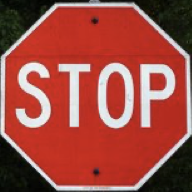
#> input picture template.png, 192 x 192 px
$ python eval_template.py
#> lines starting #> are read from the running program, lines starting #| are printed output that depends on the picture
import os
import cv2
import json
import numpy as np
import xml.etree.ElementTree as ET
from sklearn.metrics import precision_score, recall_score, f1_score

IMAGE_DIR = "images"
ANNOTATION_DIR = "annotations"

if not os.path.exists("results"):
    os.makedirs("results")

template = cv2.imread("template.png",0)
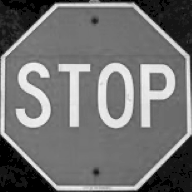
#> template: shape (192, 192); min 0, max 246, mean 114.1
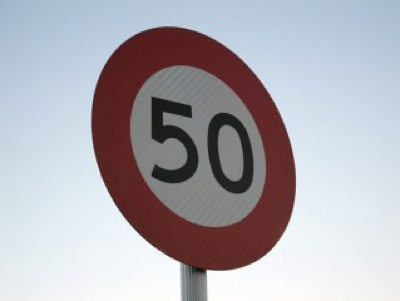
#> input picture images/road103.png, 400 x 301 px
#> in evaluate_template, img is the input picture: shape (301, 400, 3); mean B, G, R 180.3, 173.6, 175.7

def get_label(xml_path):

    tree = ET.parse(xml_path)
    root = tree.getroot()

    for obj in root.findall("object"):
        if obj.find("name").text.lower() == "stop":
            return 1

    return 0


def gaussian_pyramid_template_match(image, template, threshold):
#> called with threshold = 0.4
    gray = cv2.cvtColor(image, cv2.COLOR_BGR2GRAY)
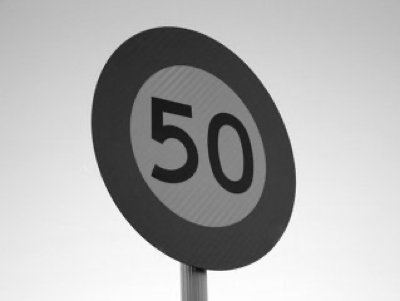
#> gray: shape (301, 400); min 15, max 255, mean 175.1
    best_score = 0

    current_template = template.copy()

    while current_template.shape[0] > 10 and current_template.shape[1] > 10:

        if current_template.shape[0] > gray.shape[0] or current_template.shape[1] > gray.shape[1]:
            break

        result = cv2.matchTemplate(gray, current_template, cv2.TM_CCOEFF_NORMED)
        _, max_val, _, _ = cv2.minMaxLoc(result)

        best_score = max(best_score, max_val)

        if best_score > threshold:
            return True

        current_template = cv2.pyrDown(current_template)
#> this loop made 3 passes
#> (max_val, best_score) on passes 1 to 3: (0.0428, 0.0428), (0.388, 0.388), (0.604, 0.604)
#> pass 1, in gaussian_pyramid_template_match, `result = cv2.matchTemplate(gray, current_template, cv2.TM_CCOEFF_NORMED)`:
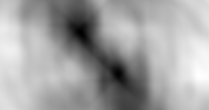
#> result: shape (110, 209) float32; min -0.417, max 0.0428, mean -0.122; drawn with min black and max white
#> pass 1, in gaussian_pyramid_template_match, `current_template = cv2.pyrDown(current_template)`:
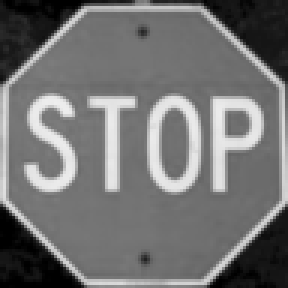
#> current_template: shape (96, 96) (shown 3 times larger); min 0, max 238, mean 114.2
#> pass 2, in gaussian_pyramid_template_match, `result = cv2.matchTemplate(gray, current_template, cv2.TM_CCOEFF_NORMED)`:
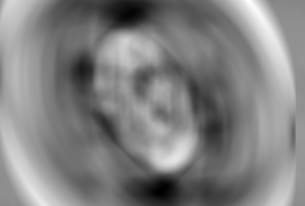
#> result: shape (206, 305) float32; min -0.427, max 0.388, mean -0.0128; drawn with min black and max white
#> after the loop:
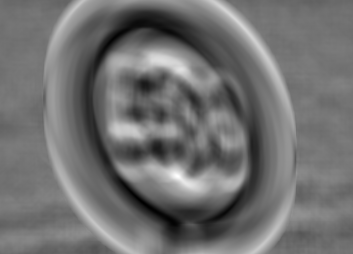
#> result: shape (254, 353) float32; min -0.458, max 0.604, mean 0.0122; drawn with min black and max white

    return best_score > threshold


def apply_blur(image,strength):

    if strength == 0:
        return image

    k = 2*strength + 1
    return cv2.GaussianBlur(image,(k,k),strength)


def evaluate_template(blur_strength, threshold):

    y_true = []
    y_pred = []

    for img_name in os.listdir(IMAGE_DIR):

        img_path = os.path.join(IMAGE_DIR,img_name)
        xml_path = os.path.join(ANNOTATION_DIR,img_name.replace(".png",".xml"))

        img = cv2.imread(img_path)

        img = apply_blur(img,blur_strength)

        pred = gaussian_pyramid_template_match(img,template,threshold)
#> pred = True

        label = get_label(xml_path)

        y_true.append(label)
        y_pred.append(int(pred))

    precision = precision_score(y_true,y_pred,zero_division=0)
    recall = recall_score(y_true,y_pred,zero_division=0)
    f1 = f1_score(y_true,y_pred,zero_division=0)

    return precision,recall,f1


for target_threshold in [0.4, 0.8]:
    results = {}
    print(f"Processing evaluation for threshold: {target_threshold}...")

    for blur in [0,1,2,3,4,5,6,7,8,9,10]:

#> (the run stopped early here; a loop or call above may not have finished)
